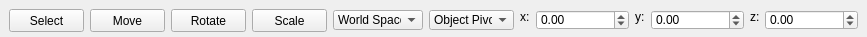
<?xml version="1.0" encoding="UTF-8"?>
<ui version="4.0">
 <class>ZEDTransformationToolbar</class>
 <widget class="QWidget" name="ZEDTransformationToolbar">
  <property name="geometry">
   <rect>
    <x>0</x>
    <y>0</y>
    <width>867</width>
    <height>37</height>
   </rect>
  </property>
  <property name="windowTitle">
   <string>Transformation</string>
  </property>
  <widget class="QPushButton" name="btnSelect">
   <property name="geometry">
    <rect>
     <x>9</x>
     <y>9</y>
     <width>75</width>
     <height>23</height>
    </rect>
   </property>
   <property name="sizePolicy">
    <sizepolicy hsizetype="Maximum" vsizetype="Fixed">
     <horstretch>0</horstretch>
     <verstretch>0</verstretch>
    </sizepolicy>
   </property>
   <property name="text">
    <string>Select</string>
   </property>
   <property name="checkable">
    <bool>true</bool>
   </property>
   <property name="autoExclusive">
    <bool>true</bool>
   </property>
  </widget>
  <widget class="QPushButton" name="btnMove">
   <property name="geometry">
    <rect>
     <x>90</x>
     <y>9</y>
     <width>75</width>
     <height>23</height>
    </rect>
   </property>
   <property name="sizePolicy">
    <sizepolicy hsizetype="Maximum" vsizetype="Fixed">
     <horstretch>0</horstretch>
     <verstretch>0</verstretch>
    </sizepolicy>
   </property>
   <property name="text">
    <string>Move</string>
   </property>
   <property name="checkable">
    <bool>true</bool>
   </property>
   <property name="autoExclusive">
    <bool>true</bool>
   </property>
  </widget>
  <widget class="QPushButton" name="btnRotate">
   <property name="geometry">
    <rect>
     <x>171</x>
     <y>9</y>
     <width>75</width>
     <height>23</height>
    </rect>
   </property>
   <property name="sizePolicy">
    <sizepolicy hsizetype="Maximum" vsizetype="Fixed">
     <horstretch>0</horstretch>
     <verstretch>0</verstretch>
    </sizepolicy>
   </property>
   <property name="text">
    <string>Rotate</string>
   </property>
   <property name="checkable">
    <bool>true</bool>
   </property>
   <property name="autoExclusive">
    <bool>true</bool>
   </property>
  </widget>
  <widget class="QPushButton" name="btnScale">
   <property name="geometry">
    <rect>
     <x>252</x>
     <y>9</y>
     <width>75</width>
     <height>23</height>
    </rect>
   </property>
   <property name="sizePolicy">
    <sizepolicy hsizetype="Maximum" vsizetype="Fixed">
     <horstretch>0</horstretch>
     <verstretch>0</verstretch>
    </sizepolicy>
   </property>
   <property name="text">
    <string>Scale</string>
   </property>
   <property name="checkable">
    <bool>true</bool>
   </property>
   <property name="autoExclusive">
    <bool>true</bool>
   </property>
  </widget>
  <widget class="QComboBox" name="cmbSpace">
   <property name="geometry">
    <rect>
     <x>333</x>
     <y>10</y>
     <width>90</width>
     <height>20</height>
    </rect>
   </property>
   <property name="sizePolicy">
    <sizepolicy hsizetype="MinimumExpanding" vsizetype="Fixed">
     <horstretch>0</horstretch>
     <verstretch>0</verstretch>
    </sizepolicy>
   </property>
   <item>
    <property name="text">
     <string>World Space</string>
    </property>
   </item>
   <item>
    <property name="text">
     <string>Local Space</string>
    </property>
   </item>
   <item>
    <property name="text">
     <string>Parent Space</string>
    </property>
   </item>
   <item>
    <property name="text">
     <string>View Space</string>
    </property>
   </item>
  </widget>
  <widget class="QComboBox" name="cmbPivot">
   <property name="geometry">
    <rect>
     <x>429</x>
     <y>10</y>
     <width>85</width>
     <height>20</height>
    </rect>
   </property>
   <property name="sizePolicy">
    <sizepolicy hsizetype="MinimumExpanding" vsizetype="Fixed">
     <horstretch>0</horstretch>
     <verstretch>0</verstretch>
    </sizepolicy>
   </property>
   <item>
    <property name="text">
     <string>Object Pivot</string>
    </property>
   </item>
   <item>
    <property name="text">
     <string>Focused Object Pivot</string>
    </property>
   </item>
   <item>
    <property name="text">
     <string>Center Pivot</string>
    </property>
   </item>
   <item>
    <property name="text">
     <string>World Pivot</string>
    </property>
   </item>
  </widget>
  <widget class="QLabel" name="label">
   <property name="geometry">
    <rect>
     <x>520</x>
     <y>9</y>
     <width>16</width>
     <height>16</height>
    </rect>
   </property>
   <property name="sizePolicy">
    <sizepolicy hsizetype="Maximum" vsizetype="Preferred">
     <horstretch>0</horstretch>
     <verstretch>0</verstretch>
    </sizepolicy>
   </property>
   <property name="text">
    <string>x:</string>
   </property>
  </widget>
  <widget class="QDoubleSpinBox" name="txtX">
   <property name="geometry">
    <rect>
     <x>536</x>
     <y>10</y>
     <width>93</width>
     <height>20</height>
    </rect>
   </property>
   <property name="minimum">
    <double>-10000000.000000000000000</double>
   </property>
   <property name="maximum">
    <double>10000000.990000000223517</double>
   </property>
  </widget>
  <widget class="QLabel" name="label_2">
   <property name="geometry">
    <rect>
     <x>635</x>
     <y>9</y>
     <width>16</width>
     <height>16</height>
    </rect>
   </property>
   <property name="sizePolicy">
    <sizepolicy hsizetype="Maximum" vsizetype="Preferred">
     <horstretch>0</horstretch>
     <verstretch>0</verstretch>
    </sizepolicy>
   </property>
   <property name="text">
    <string>y:</string>
   </property>
  </widget>
  <widget class="QDoubleSpinBox" name="txtY">
   <property name="geometry">
    <rect>
     <x>651</x>
     <y>10</y>
     <width>93</width>
     <height>20</height>
    </rect>
   </property>
   <property name="minimum">
    <double>-10000000.000000000000000</double>
   </property>
   <property name="maximum">
    <double>10000000.000000000000000</double>
   </property>
  </widget>
  <widget class="QLabel" name="label_3">
   <property name="geometry">
    <rect>
     <x>750</x>
     <y>9</y>
     <width>16</width>
     <height>16</height>
    </rect>
   </property>
   <property name="sizePolicy">
    <sizepolicy hsizetype="Maximum" vsizetype="Preferred">
     <horstretch>0</horstretch>
     <verstretch>0</verstretch>
    </sizepolicy>
   </property>
   <property name="text">
    <string>z:</string>
   </property>
  </widget>
  <widget class="QDoubleSpinBox" name="txtZ">
   <property name="geometry">
    <rect>
     <x>765</x>
     <y>10</y>
     <width>93</width>
     <height>20</height>
    </rect>
   </property>
   <property name="minimum">
    <double>-10000000.000000000000000</double>
   </property>
   <property name="maximum">
    <double>10000000.000000000000000</double>
   </property>
  </widget>
 </widget>
 <tabstops>
  <tabstop>btnSelect</tabstop>
  <tabstop>btnMove</tabstop>
  <tabstop>btnRotate</tabstop>
  <tabstop>btnScale</tabstop>
  <tabstop>cmbSpace</tabstop>
  <tabstop>cmbPivot</tabstop>
  <tabstop>txtX</tabstop>
  <tabstop>txtY</tabstop>
  <tabstop>txtZ</tabstop>
 </tabstops>
 <resources/>
 <connections/>
</ui>
